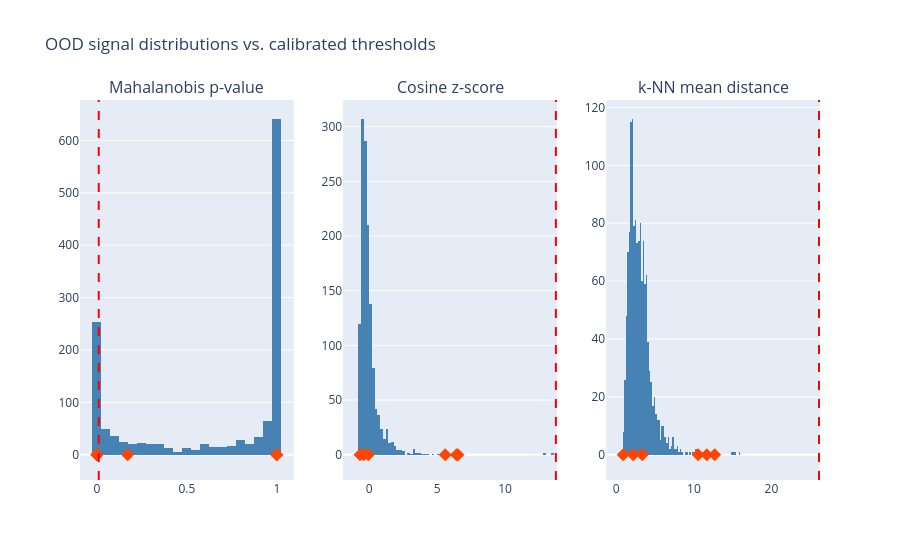

Notebook cell for this chart:
### Markdown cell above
### 1. Threshold histograms -- the actual decision boundaries

Training-set distribution of each raw signal, with the calibrated threshold marked and prediction documents plotted as diamonds on the same axis. This shows directly whether a prediction crosses the line that drives `review_route`, which the spatial PCA view can't.

### Code cell
from plotly.subplots import make_subplots

signal_specs = [
    ("mahalanobis_p", Settings.OOD_MAHALANOBIS_P_THRESHOLD, "Mahalanobis p-value"),
    ("cosine_z", Settings.OOD_COSINE_THRESHOLD, "Cosine z-score"),
    ("knn_distance", Settings.OOD_KNN_DISTANCE_THRESHOLD, "k-NN mean distance"),
]
train_rows = signals_df[signals_df["source"] == "train"]
predict_rows = signals_df[signals_df["source"] == "predict"]

fig_hist = make_subplots(
    rows=1, cols=len(signal_specs), subplot_titles=[title for _, _, title in signal_specs]
)
for col, (column, threshold, _title) in enumerate(signal_specs, start=1):
    fig_hist.add_histogram(
        x=train_rows[column], name="train", marker_color="steelblue", row=1, col=col
    )
    fig_hist.add_scatter(
        x=predict_rows[column],
        y=[0] * len(predict_rows),
        mode="markers",
        marker={"color": "orangered", "size": 10, "symbol": "diamond"},
        name="predict",
        text=predict_rows["filename"],
        row=1,
        col=col,
    )
    fig_hist.add_vline(x=threshold, line_dash="dash", line_color="red", row=1, col=col)
fig_hist.update_layout(title="OOD signal distributions vs. calibrated thresholds", showlegend=False)
fig_hist.show()

### Figure 1 — Plotly figure (JSON) as saved in the notebook; plotly's stock layout.template omitted (floating-point values rounded to 4 significant figures; data arrays with more than 128 entries replaced by an {"elided": "..."} marker saying what was removed)
{"data": [{"marker": {"color": "steelblue"}, "name": "train", "type": "histogram", "x": {"elided": "1344 float values"}, "xaxis": "x", "yaxis": "y"}, {"marker": {"color": "orangered", "size": 10, "symbol": "diamond"}, "mode": "markers", "name": "predict", "text": ["document_predict_1.pdf", "document_predict_2.pdf", "document_predict_3.pdf", "document_predict_4.pdf", "document_predict_5.pdf", "document_predict_6.pdf"], "type": "scatter", "x": [0.9994, 0.0, 0.0, 1.0, 0.0, 0.1708], "xaxis": "x", "y": [0, 0, 0, 0, 0, 0], "yaxis": "y"}, {"marker": {"color": "steelblue"}, "name": "train", "type": "histogram", "x": {"elided": "1344 float values"}, "xaxis": "x2", "yaxis": "y2"}, {"marker": {"color": "orangered", "size": 10, "symbol": "diamond"}, "mode": "markers", "name": "predict", "text": ["document_predict_1.pdf", "document_predict_2.pdf", "document_predict_3.pdf", "document_predict_4.pdf", "document_predict_5.pdf", "document_predict_6.pdf"], "type": "scatter", "x": [-0.4011, 6.424, 5.592, -0.675, 6.53, -0.0678], "xaxis": "x2", "y": [0, 0, 0, 0, 0, 0], "yaxis": "y2"}, {"marker": {"color": "steelblue"}, "name": "train", "type": "histogram", "x": {"elided": "1344 float values"}, "xaxis": "x3", "yaxis": "y3"}, {"marker": {"color": "orangered", "size": 10, "symbol": "diamond"}, "mode": "markers", "name": "predict", "text": ["document_predict_1.pdf", "document_predict_2.pdf", "document_predict_3.pdf", "document_predict_4.pdf", "document_predict_5.pdf", "document_predict_6.pdf"], "type": "scatter", "x": [2.18, 11.66, 10.55, 0.8852, 12.68, 3.348], "xaxis": "x3", "y": [0, 0, 0, 0, 0, 0], "yaxis": "y3"}], "layout": {"annotations": [{"font": {"size": 16}, "showarrow": false, "text": "Mahalanobis p-value", "x": 0.1444, "xanchor": "center", "xref": "paper", "y": 1, "yanchor": "bottom", "yref": "paper"}, {"font": {"size": 16}, "showarrow": false, "text": "Cosine z-score", "x": 0.5, "xanchor": "center", "xref": "paper", "y": 1, "yanchor": "bottom", "yref": "paper"}, {"font": {"size": 16}, "showarrow": false, "text": "k-NN mean distance", "x": 0.8556, "xanchor": "center", "xref": "paper", "y": 1, "yanchor": "bottom", "yref": "paper"}], "shapes": [{"line": {"color": "red", "dash": "dash"}, "type": "line", "x0": 0.01, "x1": 0.01, "xref": "x", "y0": 0, "y1": 1, "yref": "y domain"}, {"line": {"color": "red", "dash": "dash"}, "type": "line", "x0": 13.74, "x1": 13.74, "xref": "x2", "y0": 0, "y1": 1, "yref": "y2 domain"}, {"line": {"color": "red", "dash": "dash"}, "type": "line", "x0": 26.12, "x1": 26.12, "xref": "x3", "y0": 0, "y1": 1, "yref": "y3 domain"}], "showlegend": false, "title": {"text": "OOD signal distributions vs. calibrated thresholds"}, "xaxis": {"anchor": "y", "domain": [0, 0.2889]}, "xaxis2": {"anchor": "y2", "domain": [0.3556, 0.6444]}, "xaxis3": {"anchor": "y3", "domain": [0.7111, 1]}, "yaxis": {"anchor": "x", "domain": [0, 1]}, "yaxis2": {"anchor": "x2", "domain": [0, 1]}, "yaxis3": {"anchor": "x3", "domain": [0, 1]}}}
